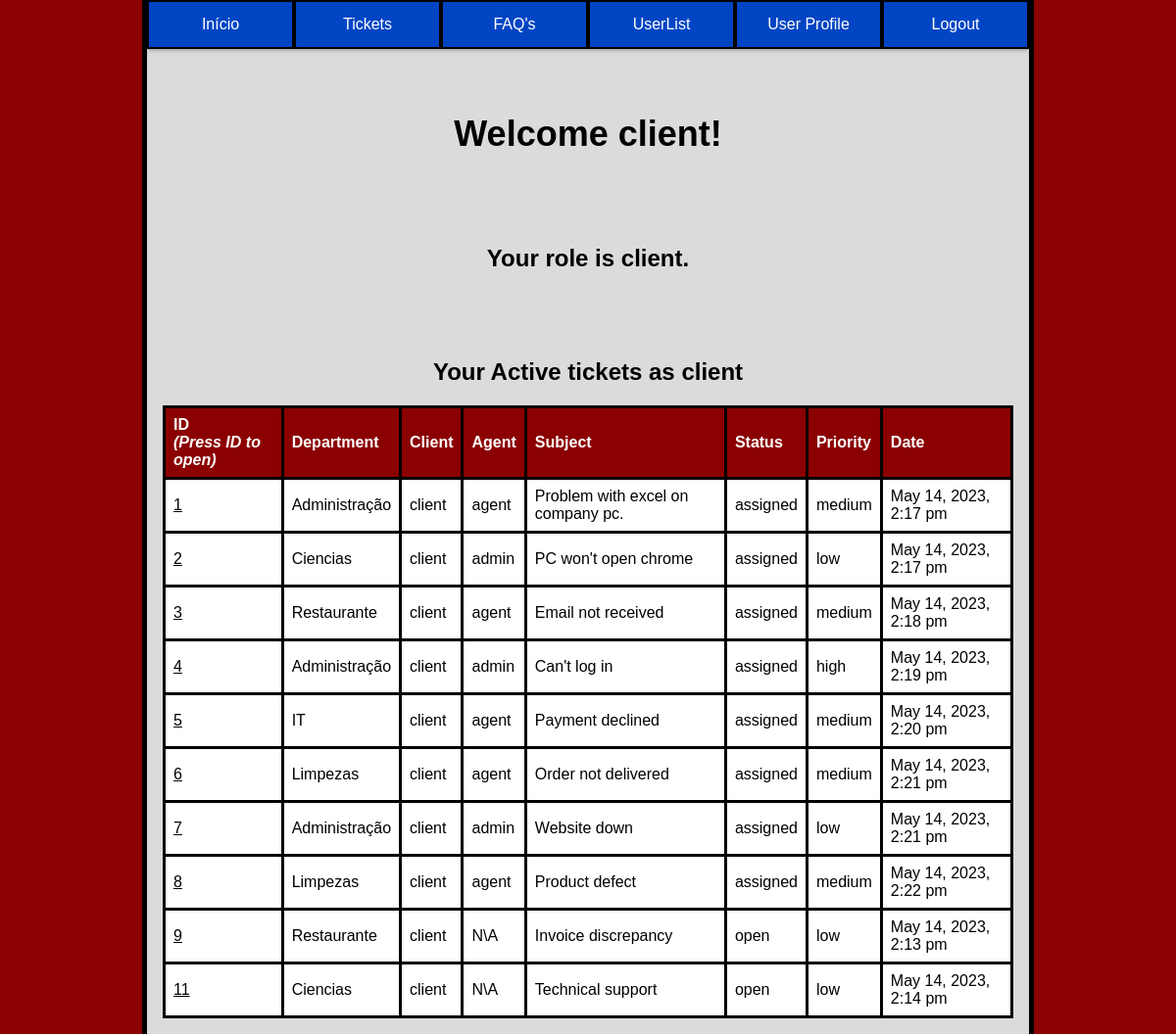
The app's page /pages/index.php (signed in), older data.
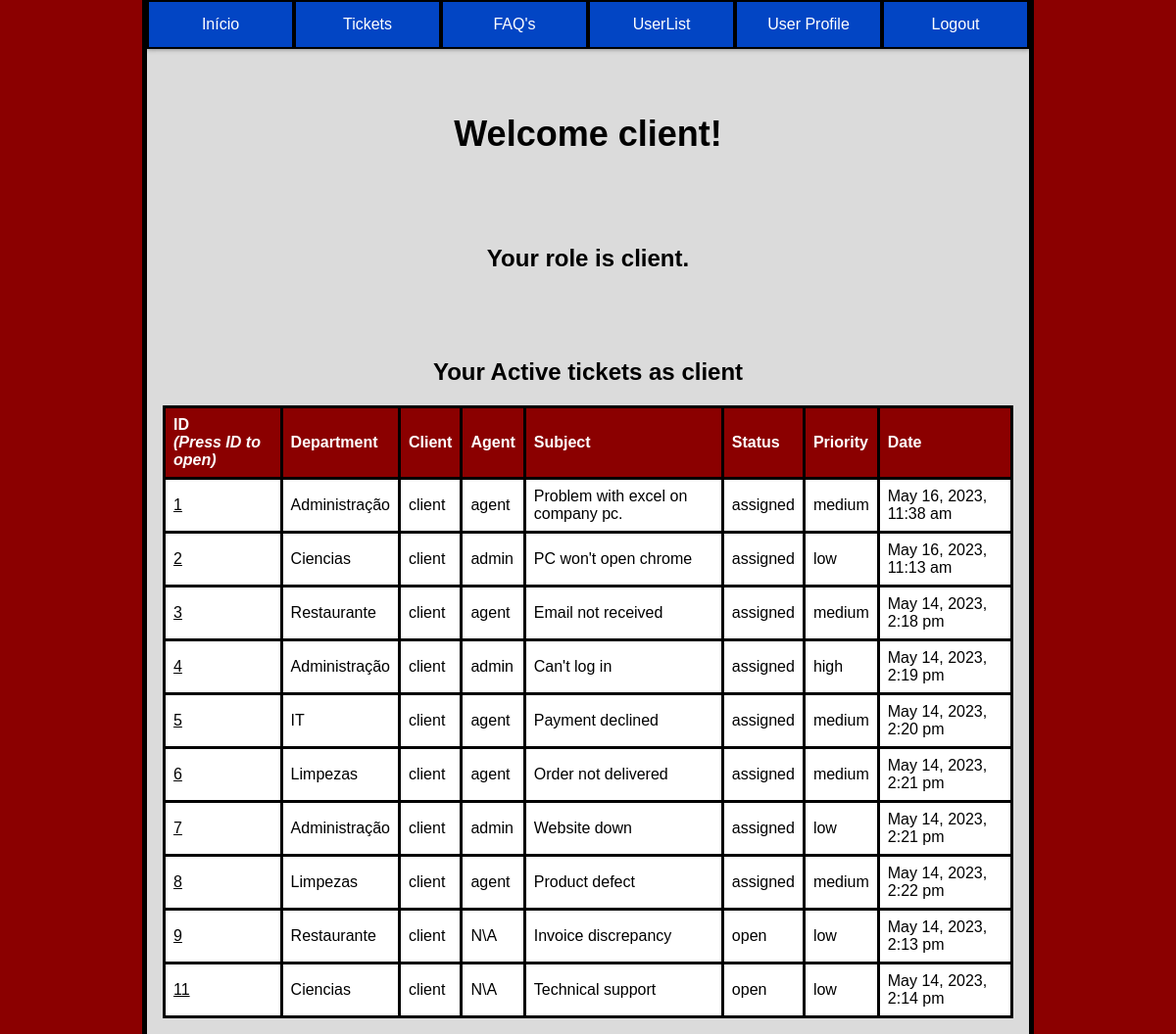
The same page, newer data.
### tables this page shows
CREATE TABLE tickets(
    id INTEGER PRIMARY KEY,
    department_id INTEGER,
    client_id INTEGER,
    agent_id INTEGER,
    subject VARCHAR(200) NOT NULL,
    description TEXT NOT NULL,
    status VARCHAR(10) CHECK(status = 'open' or status = 'assigned' or status = 'closed') NOT NULL,
    priority VARCHAR(10) CHECK(priority = 'low' or priority = 'medium' or priority ='high') NOT NULL,
    created_at DATETIME NOT NULL,
    updated_at DATETIME,
    FOREIGN KEY (department_id) REFERENCES department(id),
    FOREIGN KEY (client_id) REFERENCES user(id),
    FOREIGN KEY (agent_id) REFERENCES user(id)
);

CREATE TABLE department(
    id INTEGER PRIMARY KEY,
    name VARCHAR(50) NOT NULL
);

CREATE TABLE user(
    id INTEGER PRIMARY KEY,
    name VARCHAR(50) NOT NULL,
    username VARCHAR(50) UNIQUE NOT NULL,
    email VARCHAR(50) UNIQUE NOT NULL,
    password VARCHAR(255) NOT NULL,
    role VARCHAR(10) CHECK(role = 'client' or role = 'agent' or role = 'admin') NOT NULL,
    department_id INTEGER,
    FOREIGN KEY (department_id) REFERENCES department(id)
);

### utils/functions.php (the view, shortened to what this page needs)
<?php
function searchUser($id){
    $db = getDatabaseConnection();
    $stmt = $db->prepare('SELECT * FROM user WHERE id = ?');
    $stmt->execute(array($id));
    return $stmt->fetch();
}
function getTicketsTableForUser($paramter){
    $db = getDatabaseConnection();
    $user = searchUser($_SESSION["user_id"]);
    if($paramter == 0){
        $stmt = $db->prepare('SELECT * FROM tickets WHERE client_id = ? and status != ?');
        $stmt->execute(array($user["id"],"closed"));
        $tickets = $stmt->fetchAll();
    }
    echo "<table>
    <thead>
        <tr>
            <th>ID<br><em>(Press ID to open)</em></th>
            <th>Department</th>
            <th>Client</th>
            <th>Agent</th>
            <th>Subject</th>
            <th>Status</th>
            <th>Priority</th>
            <th>Date</th>
        </tr>
    </thead>";
    foreach ($tickets as $ticket) {
        $stmt = $db->prepare('SELECT * FROM department WHERE id = ?');
        $stmt->execute(array($ticket['department_id']));
        $department = $stmt->fetch();
        $stmt = $db->prepare('SELECT * FROM user WHERE id = ?');
        $stmt->execute(array($ticket['client_id']));
        $c_user = $stmt->fetch();
        $stmt = $db->prepare('SELECT * FROM user WHERE id = ?');
        $stmt->execute(array($ticket['agent_id']));
        $a_user = $stmt->fetch();
        if($a_user == null){$a_user["name"] = "N\A";}
        echo "<tr>
            <td> <button onclick=sendDataTicket('". $ticket['id'] ."')>".$ticket['id']."</button></td>
            <td>" . $department['name'] . "</td>
            <td>" . $c_user['name'] . "</td>
            <td>" . $a_user['name'] . "</td>
            <td>" . $ticket['subject'] . "</td>
            <td>" . $ticket['status'] . "</td>
            <td>" . $ticket['priority'] . "</td>
            <td>" . $ticket['updated_at'] . "</td>
            </tr>";
}
}
?>

Row changes from the older to the newer data that the page shows:
changed tickets "Problem with excel on company pc.": updated_at "May 14, 2023, 2:17 pm" → "May 16, 2023, 11:38 am"
changed tickets "PC won't open chrome": updated_at "May 14, 2023, 2:17 pm" → "May 16, 2023, 11:13 am"
